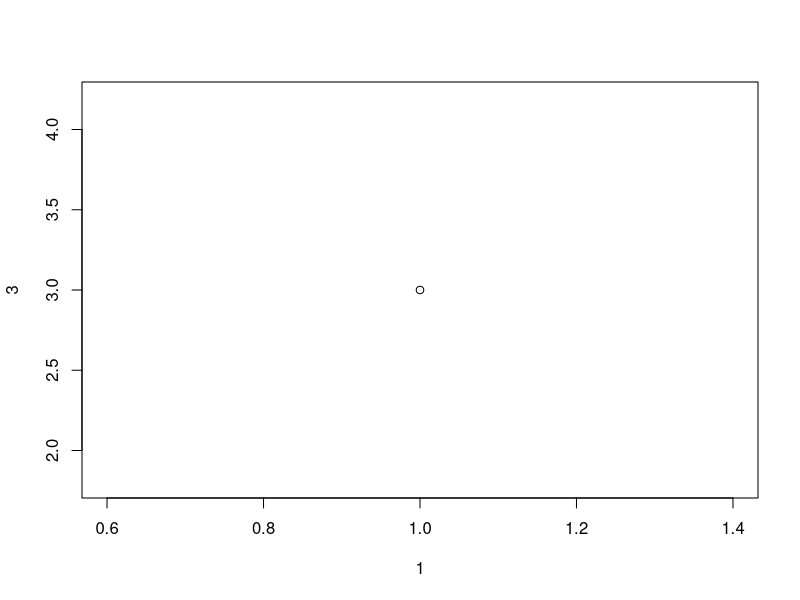
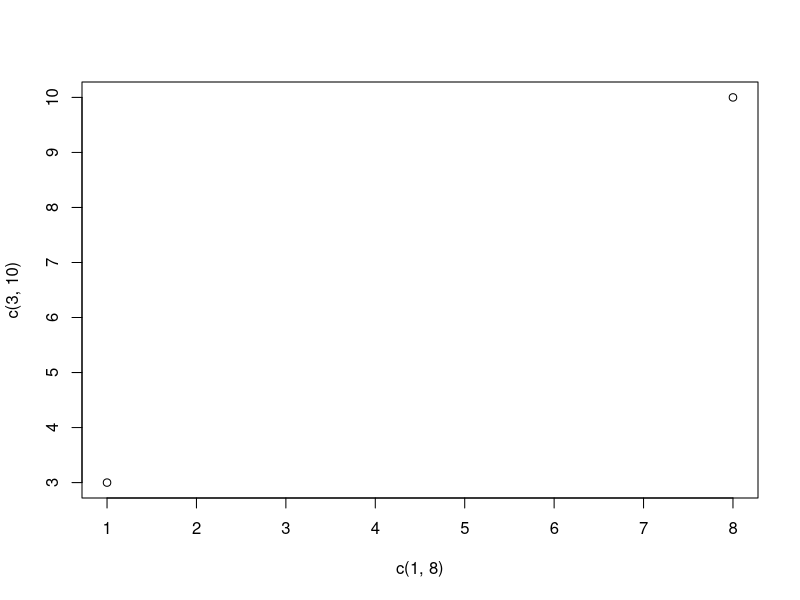
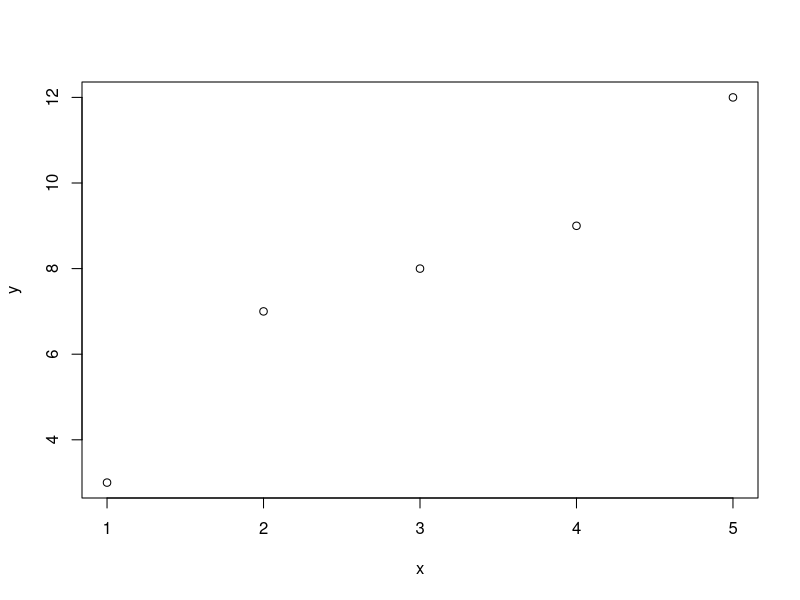
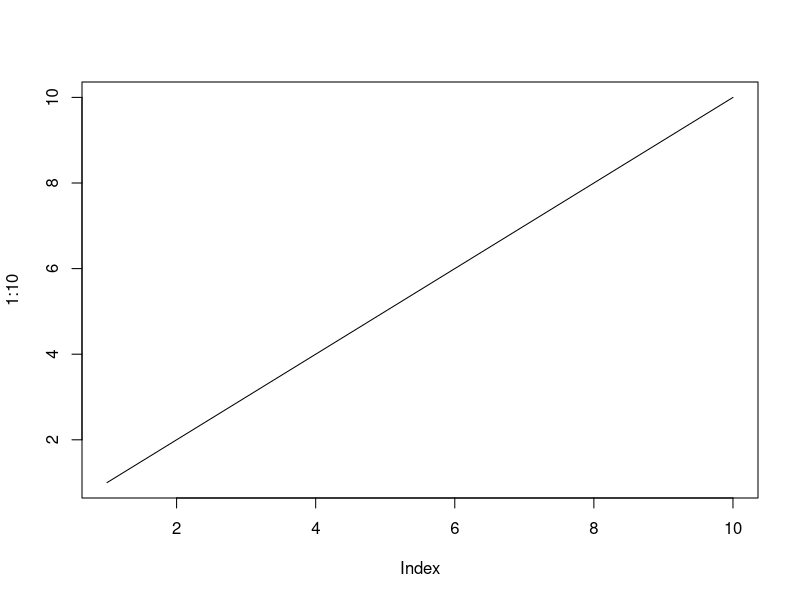
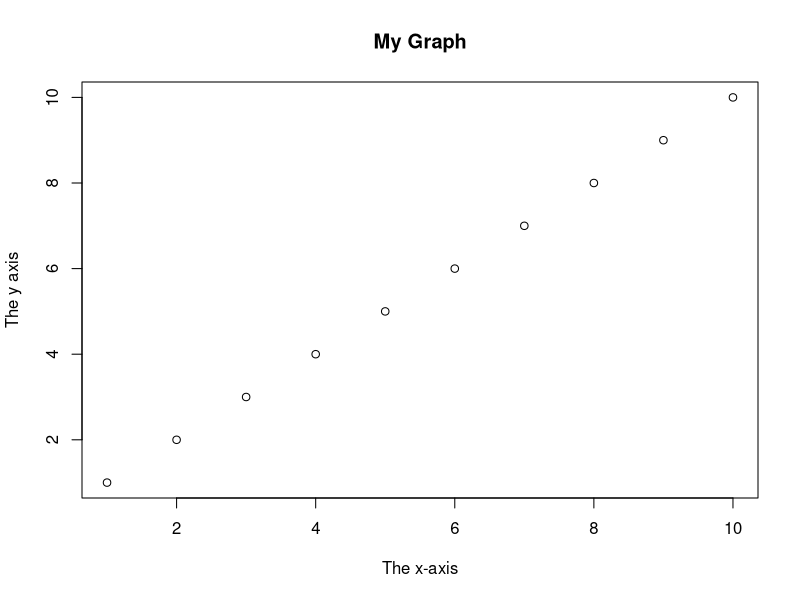
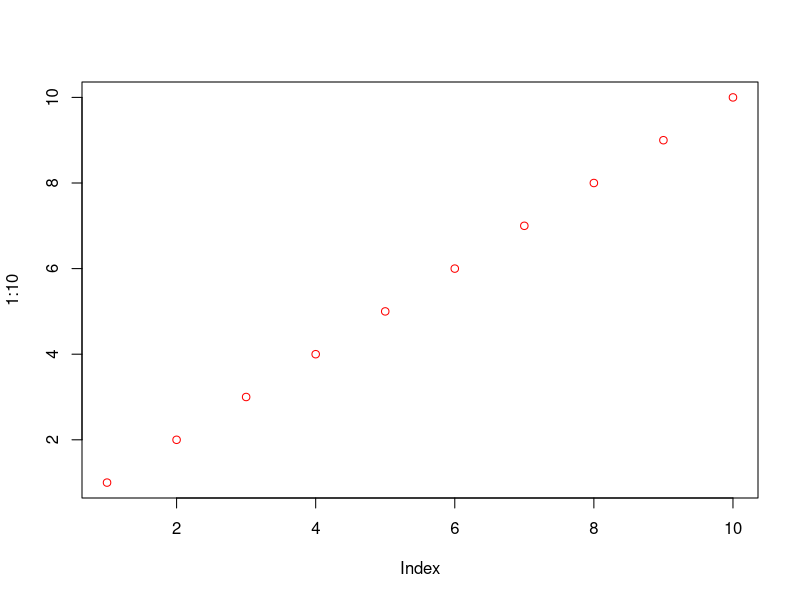
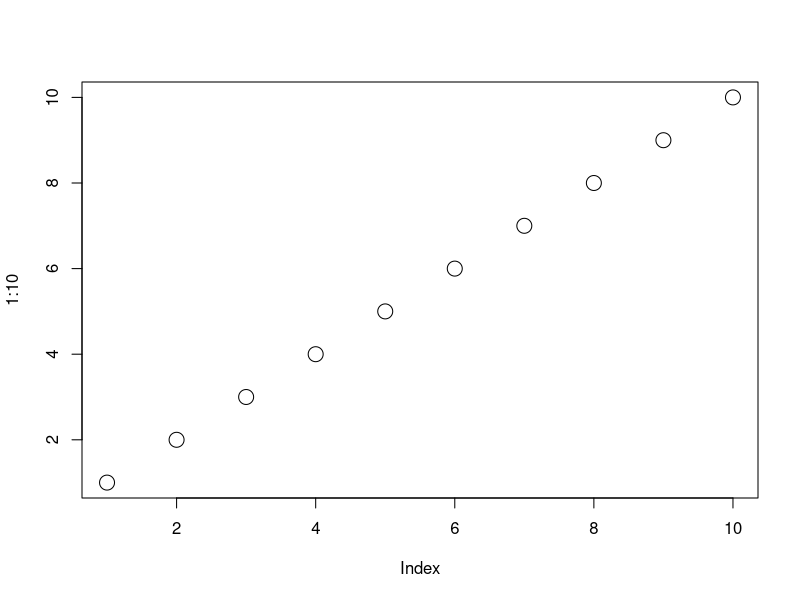
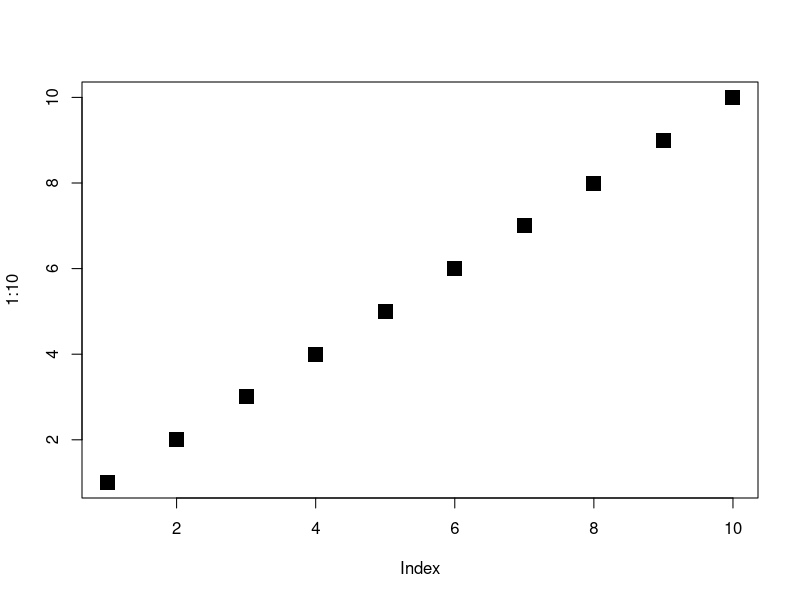

These figures' R source, in order:
################################## R Plot ###################################################

#he plot() function is used to draw points (markers) in a diagram.

plot(1, 3)

plot(c(1, 8), c(3, 10))  # Draw two points in the diagram
#######################
x = c(1, 2, 3, 4, 5)
y = c(3, 7, 8, 9, 12)
plot(x, y)     # when  we  have many values use like that

####################line

plot(1:10, type="l") #type="l" to draw a line to connect all the points in the diagram.

####################Labels
plot(1:10, main="My Graph", xlab="The x-axis", ylab="The y axis")  # Plot Labels

################### color

plot(1:10, col="red")   ##col="color" to add a color to the points:
###################size

plot(1:10, cex=2)     #  To change the size of the points
                      # 1 is default, while 0.5 means 50% smaller, 
                       # and 2 means 100% larger

##################  Point Shape

plot(1:10,pch=15,cex=2)  # pch values are 0 to 25

################## LINE Chart #########################################################
#Line charts are usually used in identifying the trends in data.
plot(1:10, type="l", lwd=5, lty=3,col="blue")

#### multiple Line 

line1 <- c(1,2,3,4,5,10)
line2 <- c(2,5,7,8,9,10)
plot(line1, type = "l", col = "blue")
lines(line2, type="l", col = "red") # o display more than one line in a graph, 
                                    #use the plot() function together with the lines() 


#################################### Scatter Plot ####################################
# it is a type of plot used to display the relationship between 2 numerical variables

x = c(5,7,8,7,2,2,9,4,11,12,9,6)
y = c(99,86,87,88,111,103,87,94,78,77,85,86)
plot(x, y, main="Observation of Cars", xlab="Car age", ylab="Car speed")


###############  multiple plot
# day one, the age and speed of 12 cars:
x1 <- c(5,7,8,7,2,2,9,4,11,12,9,6)
y1 <- c(99,86,87,88,111,103,87,94,78,77,85,86)
# day two, the age and speed of 15 cars:
x2 <- c(2,2,8,1,15,8,12,9,7,3,11,4,7,14,12)
y2 <- c(100,105,84,105,90,99,90,95,94,100,79,112,91,80,85)

plot(x1, y1, main="Observation of Cars", xlab="Car age", ylab="Car speed", col="red", cex=2)
points(x2, y2, col="blue", cex=2) # To compare the plot with another plot, use the points()


################################### Pie Charts #########################################

# A pie chart is a circular graphical view of data.
# Pie charts are used to display categorical data composition.
x <- c(10,20,30,40)
pie(x)

###############

x = c(10,20,30,40)
# Create a vector of labels
mylabel = c("Apples", "Bananas", "Cherries", "Dates")
colors <- c("blue", "yellow", "green", "black")
pie(x, label = mylabel, main = "Fruits",col = colors)
# Display the explanation box
legend("bottomright", mylabel, fill = colors)#bottomright, top, topright, right, center
                                              #bottom, bottomleft, left, topleft, 
                                                 
### if we need To fill col auto use col = rainbow(length(x)) 

############################  Bar Charts #################################################
# A bar chart uses rectangular bars to visualize data
# It shows the relationship between a numeric and a categoric variable.
# plots numeric values for levels of a categorical feature as bars
# The height of the bar represents the mean of the data set

# x-axis values
x <- c("A", "B", "C", "D")
# y-axis values
y <- c(2, 4, 6, 8)
barplot(y, names.arg = x,col = "red",width = c(1,2,3,4))
                       #names.arg defines the names of each observation in the x-axis
                       # width parameter to change the width of the bars

barplot(y, names.arg = x, horiz = TRUE)
# If we want the bars to be displayed horizontally instead of vertically, use horiz=TRUE.

#############################  Histograms  #############################################

# A type of chart that shows the frequency distribution of data points 
# across a continuous range of numerical values.

v =  c(9,13,21,8,36,22,12,41,31,33,19)
hist(v,xlab = "Weight",col = "yellow")
hist(v,xlab = "Weight",col = "green",border = "red", xlim = c(0,40), ylim = c(0,5),
breaks = 5)

#xlim is used to specify the range of values on the x-axis.
#ylim is used to specify the range of values on the y-axis.
#breaks is used to mention the width of each bar



############################### Box Plot ################################################

# It measure of how well distributed is the data in a data set. 
# It divides the data set into three quartiles. 
#This graph represents the minimum, maximum, median,1st quartile and 3rd quartile In data. 
# It is also useful in comparing the distribution of data across data sets 
# by drawing boxplots for each of them.
# it is used To finding outliers In the data.

data=mtcars
data
input = mtcars[,c('mpg','cyl')]
input
head(input)
boxplot(mpg ~ cyl, data = mtcars, xlab = "Number of Cylinders",
        ylab = "Miles Per Gallon", main = "Mileage Data")

